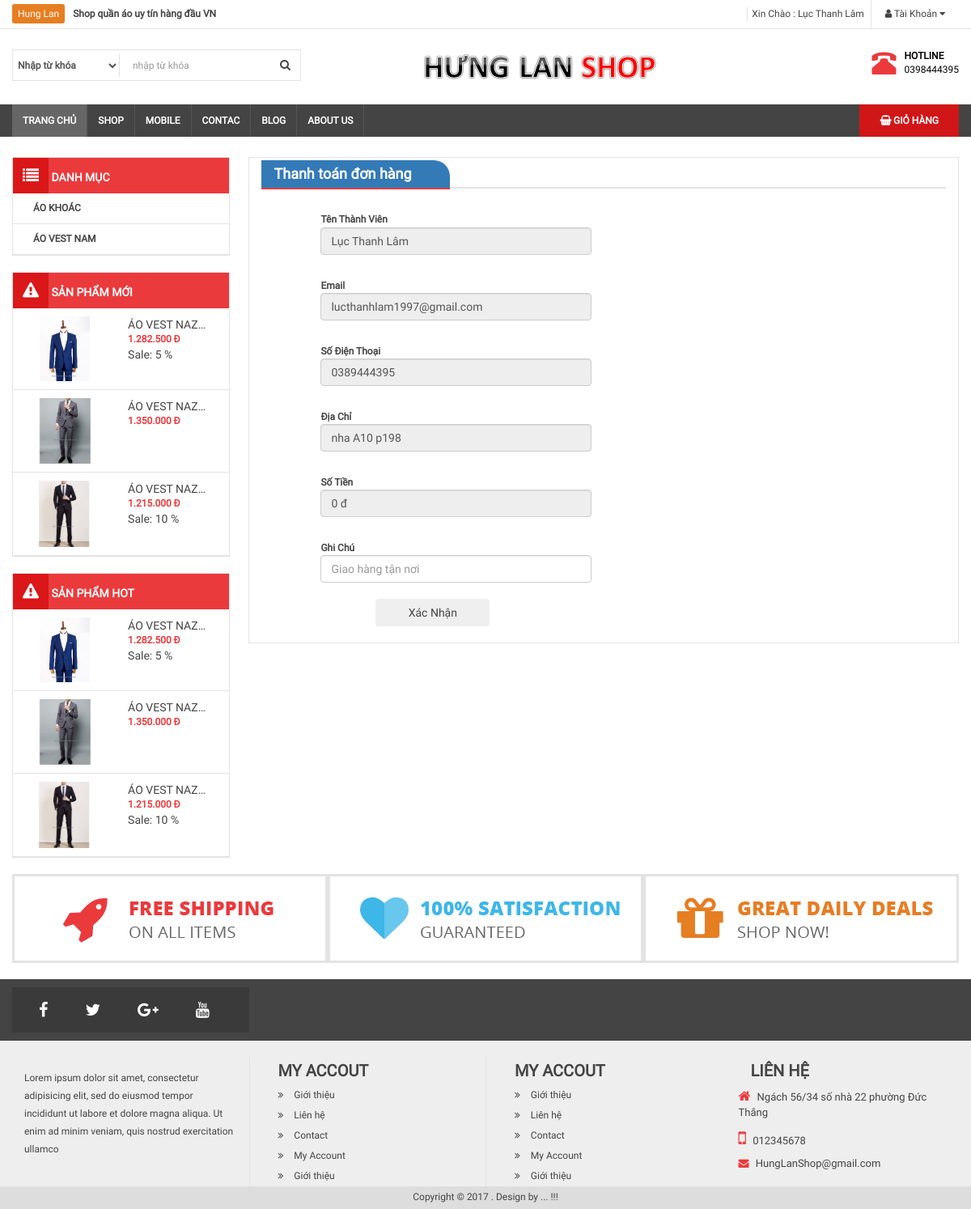
The app's page /thanh-toan.php (signed in) with its own data.
### tables this page shows
CREATE TABLE `category` (
  `id` int(11) NOT NULL,
  `name` varchar(100) DEFAULT NULL,
  `slug` varchar(100) DEFAULT NULL,
  `image` varchar(100) DEFAULT NULL,
  `banner` varchar(100) DEFAULT '0',
  `home` tinyint(4) NOT NULL DEFAULT 0,
  `status` int(11) NOT NULL DEFAULT 1,
  `created_at` timestamp NOT NULL DEFAULT current_timestamp(),
  `updated_at` timestamp NOT NULL DEFAULT current_timestamp() ON UPDATE current_timestamp()
);

CREATE TABLE `product` (
  `id` int(11) NOT NULL,
  `name` varchar(100) DEFAULT NULL,
  `slug` varchar(100) DEFAULT NULL,
  `price` int(11) DEFAULT NULL,
  `sale` tinyint(4) DEFAULT 0,
  `thunbar` varchar(100) DEFAULT NULL,
  `category_id` int(11) DEFAULT NULL,
  `content` text DEFAULT NULL,
  `number` int(11) NOT NULL DEFAULT 0,
  `head` int(11) DEFAULT 0,
  `view` int(11) DEFAULT 0,
  `hot` tinyint(4) DEFAULT 0,
  `created_at` timestamp NULL DEFAULT current_timestamp(),
  `update_at` timestamp NULL DEFAULT current_timestamp()
);

CREATE TABLE `users` (
  `id` int(11) NOT NULL,
  `name` varchar(100) DEFAULT NULL,
  `email` varchar(100) DEFAULT NULL,
  `phone` char(15) DEFAULT NULL,
  `address` varchar(100) DEFAULT NULL,
  `password` varchar(50) DEFAULT NULL,
  `avatar` varchar(100) DEFAULT NULL,
  `status` tinyint(4) DEFAULT 1,
  `token` tinyint(50) DEFAULT NULL,
  `created_at` timestamp NULL DEFAULT NULL,
  `update_at` timestamp NULL DEFAULT NULL ON UPDATE current_timestamp()
);

### libraries/Function.php (called while the page is built, shortened)
<?php
    function base_url()
    {
        return $url  = "http://localhost:8080/QLBH/";
    }
    function uploads()
    {
        return base_url() . "public/uploads/";
    }
    function formatPrice($number)
    {
        $number = intval($number);
        return number_format($number,0,',','.').' đ';
    }
    function formatPriceSale($number,$sale)
    {
        $number = intval($number);
        $sale = intval($sale);
        $price = $number*(100 - $sale)/100;
        return formatPrice($price);
    }
 ?>

### libraries/Database.php (called while the page is built, shortened)
<?php
    class Database
    {
        public $link;
        public function __construct()
        {
            $this->link = mysqli_connect("localhost","root","","qlbh_php") or die ();
            mysqli_set_charset($this->link,"utf8");
        }
        public function fetchsql( $sql )
        {
            $result = mysqli_query($this->link,$sql) or die("Lỗi  truy vấn sql " .mysqli_error($this->link));
            $data = [];
            if( $result)
            {
                while ($num = mysqli_fetch_assoc($result))
                {
                    $data[] = $num;
                }
            }
            return $data;
        }
        public function fetchID($table , $id )
        {
            $sql = "SELECT * FROM {$table} WHERE id = $id ";
            $result = mysqli_query($this->link,$sql) or die("Lỗi  truy vấn fetchID " .mysqli_error($this->link));
            return mysqli_fetch_assoc($result);
        }
         public function fetchAll($table)
        {
            $sql = "SELECT * FROM {$table} WHERE 1" ;
            $result = mysqli_query($this->link,$sql) or die("Lỗi Truy Vấn fetchAll " .mysqli_error($this->link));
            $data = [];
            if( $result)
            {
                while ($num = mysqli_fetch_assoc($result))
                {
                    $data[] = $num;
                }
            }
            return $data;
        }
    }
?>

### autoload/autoload.php (called while the page is built, shortened)
<?php
	require_once __DIR__. "/../libraries/Database.php";
	require_once __DIR__. "/../libraries/Function.php";
    $db= new Database ;
    $category = $db->fetchAll("category");
	$sqlNew = "SELECT * FROM product WHERE 1 ORDER BY ID DESC LIMIT 3";
	$productNew = $db->fetchsql($sqlNew);
 ?>

### thanh-toan.php (the view, shortened to what this page needs)
<?php
	require_once __DIR__. "/autoload/autoload.php";
	$user = $db->fetchID("users",intval($_SESSION['name_id']));
?>
    <?php require_once __DIR__. "/layouts/header.php"; ?>
        <div class="col-md-9 bor">
            <section class="box-main1">
                <h3 class="title-main"><a href=""> Thanh toán đơn hàng</a> </h3>
                <form action="" method="POST" class="form-horizontal formcustome" role="form" style="margin-top: 20px">
             	        <div class="form-group">
             	            <label class="col-md-5 col-md-offset-1">Tên Thành Viên</lavel>
             	            <div >
             	            	<input type="text" readonly="" class="form-control" placeholder="Họ và Tên" name="name" value="<?php echo $user['name'] ?>">
             	            </div>
             	        </div>
             	        <div class="form-group">
             	            <label class="col-md-5 col-md-offset-1">Email</lavel>
             	            <div>
             	            	<input type="email" readonly="" class="form-control" placeholder="exam@gmail.com" name="email" value="<?php echo $user['email'] ?>">
             	            </div>
             	        </div>
             	        <div class="form-group">
             	            <label class="col-md-5 col-md-offset-1">Số Điện Thoại</lavel>
             	            <div>
             	            	<input type="number" readonly="" class="form-control" placeholder="0123456789" name="phone" value="<?php echo $user['phone'] ?>">
             	            </div>
             	        </div>
             	         <div class="form-group">
             	            <label class="col-md-5 col-md-offset-1">Địa Chỉ</lavel>
             	            <div>
             	            	<input type="text" readonly="" class="form-control" placeholder="Số Nhà - Tỉnh - Thành Phố" name="address" value="<?php echo $user['address'] ?>">
             	            </div>
             	        </div>
             	         <div class="form-group">
             	            <label class="col-md-5 col-md-offset-1">Số Tiền</lavel>
             	            <div>
             	            	<input type="text" readonly="" class="form-control" placeholder="" name="address" value="<?php echo formatPrice($_SESSION['total']) ?>">
             	            </div>
             	        </div>
             	        <div class="form-group">
             	            <label class="col-md-5 col-md-offset-1">Ghi Chú</lavel>
             	            <div>
             	            	<input type="text" class="form-control" placeholder="Giao hàng tận nơi" name="address" value="">
             	            </div>
             	        </div>
             	        <button type="submit" class="btn btn-succsess col-md-2 col-md-offset-2" style="margin-bottom: 20px">Xác Nhận</button>
             	    </form>
            </section>
        </div>
    <?php require_once __DIR__. "/layouts/footer.php"; ?>

### layouts/header.php (shortened to what this page needs)
<!DOCTYPE html>
<html>
    <head>
        <link rel="stylesheet" type="text/css" href="<?php echo base_url() ?>public/frontend/css/font-awesome.min.css">
        <link rel="stylesheet" type="text/css" href="<?php echo base_url() ?>public/frontend/css/bootstrap.min.css">
        <link rel="stylesheet" type="text/css" href="<?php echo base_url() ?>public/frontend/css/slick.css"/>
        <link rel="stylesheet" type="text/css" href="<?php echo base_url() ?>public/frontend/css/slick-theme.css"/>
        <link rel="stylesheet" type="text/css" href="<?php echo base_url() ?>public/frontend/css/style.css">
    </head>
    <body>
        <div id="wrapper">
            <div id="header">
                <div id="header-top">
                    <div class="container">
                        <div class="row clearfix">
                            <div class="col-md-6" id="header-text">
                                <a>Hung Lan</a><b>Shop quần áo uy tín hàng đầu VN </b>
                            </div>
                            <div class="col-md-6">
                                <nav id="header-nav-top">
                                    <ul class="list-inline pull-right" id="headermenu">
                                        <?php if (isset($_SESSION['name_user'])): ?>
                                            <li>Xin Chào : <?php echo $_SESSION['name_user']; ?></li>
                                            <li>
                                                <a href=""><i class="fa fa-user"></i> Tài Khoản <i class="fa fa-caret-down"></i></a>
                                            </li>
                                        <?php endif ?>
                                    </ul>
                                </nav>
                            </div>
                        </div>
                    </div>
                </div>
                <div class="container">
                    <div class="row" id="header-main">
                        <div class="col-md-5">
                            <form class="form-inline">
                                <div class="form-group">
                                    <label>
                                        <select name="category" class="form-control">
                                            <option value="">  Nhập từ khóa  </option>
                                        </select>
                                    </label>
                                    <input type="text" name="keywork" placeholder=" nhập từ khóa " class="form-control">
                                    <button type="submit" class="btn btn-default"><i class="fa fa-search"></i></button>
                                </div>
                            </form>
                        </div>
                        <div class="col-md-4">
                            <a href="index.php">
                                <img src="<?php echo base_url() ?>public/frontend/images/logo-default2.png" >
                            </a>
                        </div>
                        <div class="col-md-3" id="header-right">
                            <div class="pull-right">
                                <div class="pull-left">
                                    <i class="glyphicon glyphicon-phone-alt"></i>
                                </div>
                                <div class="pull-right">
                                    <p id="hotline">HOTLINE</p>
                                    <p>0398444395</p>
                                </div>
                            </div>
                        </div>
                    </div>
                </div>
            </div>
            <div id="menunav">
                <div class="container">
                    <nav>
                        <div class="home pull-left">
                            <a href="index.php">Trang chủ</a>
                        </div>
                        <ul id="menu-main">
                            <li>
                                <a href="">Shop</a>
                            </li>
                            <li>
                                <a href="">Mobile</a>
                            </li>
                            <li>
                                <a href="">Contac</a>
                            </li>
                            <li>
                                <a href="">Blog</a>
                            </li>
                            <li>
                                <a href="">About us</a>
                            </li>
                        </ul>
                        <ul class="pull-right" id="main-shopping">
                            <li>
                                <a href="gio-hang.php"><i class="fa fa-shopping-basket"></i> Giỏ Hàng </a>
                            </li>
                        </ul>
                    </nav>
                </div>
            </div>
            <div id="maincontent">
                <div class="container">
                    <div class="col-md-3  fixside" >
                        <div class="box-left box-menu" >
                            <h3 class="box-title"><i class="fa fa-list"></i>  Danh mục</h3>
                            <ul>
                                <?php foreach ($category as $item) :?>
                                    <li><a href="danh-muc-san-pham.php?id=<?php echo $item['id'] ?>"><?php echo $item['name'] ?></a></li>
                                <?php endforeach; ?>
                            </ul>
                        </div>
                        <div class="box-left box-menu">
                            <h3 class="box-title"><i class="fa fa-warning"></i>  Sản phẩm mới </h3>
                            <ul>
                                <?php foreach ($productNew as $item) :?>
                                    <li class="clearfix">
                                        <a href="">
                                            <img src="<?php echo uploads()?>product/<?php echo $item['thunbar'] ?>" class="img-responsive pull-left" width="80" height="80">
                                            <div class="info pull-right">
                                                <p class="name"><?php echo $item['name']; ?></p >
                                                <?php if ($item['sale'] > 0) :?>
                                                    <b class="price"><?php echo formatPriceSale($item['price'],$item['sale']) ?></b><br>
                                                    <b class="name">Sale: <?php echo $item['sale'] ?> %</b><br>
                                                <?php else : ?>
                                                    <b class="price"><?php echo formatPrice($item['price']) ?></b><br>
                                                <?php endif ?>
                                            </div>
                                        </a>
                                    </li>
                                <?php endforeach; ?>
                            </ul>
                        </div>
                        <div class="box-left box-menu">
                            <h3 class="box-title"><i class="fa fa-warning"></i>  Sản phẩm Hot </h3>
                          <ul>
                                <?php foreach ($productNew as $item) :?>
                                    <li class="clearfix">
                                        <a href="">
                                            <img src="<?php echo uploads()?>product/<?php echo $item['thunbar'] ?>" class="img-responsive pull-left" width="80" height="80">
                                            <div class="info pull-right">
                                                <p class="name"><?php echo $item['name']; ?></p >
                                                <?php if ($item['sale'] > 0) :?>
                                                    <b class="price"><?php echo formatPriceSale($item['price'],$item['sale']) ?></b><br>
                                                    <b class="name">Sale: <?php echo $item['sale'] ?> %</b><br>
                                                <?php else : ?>
                                                    <b class="price"><?php echo formatPrice($item['price']) ?></b><br>
                                                <?php endif ?>
                                            </div>
                                        </a>
                                    </li>
                                <?php endforeach; ?>
                            </ul>
                        </div>
                    </div>

### records on screen
category: name "ÁO KHOÁC"
category: name "ÁO VEST NAM"
product: thunbar (picture), name "ÁO VEST NAZ…", formatPriceSale($item['price'],$item['sale']) "1.282.500 Đ", sale "5"
product: thunbar (picture), name "ÁO VEST NAZ…", price "1.350.000 Đ"
product: thunbar (picture), name "ÁO VEST NAZ…", formatPriceSale($item['price'],$item['sale']) "1.215.000 Đ", sale "10"
users: name "Lục Thanh Lâm", email "lucthanhlam1997@gmail.com", phone "0389444395", address "nha A10 p198"

### other values on screen
$_SESSION['name_user'] "Lục Thanh Lâm"
